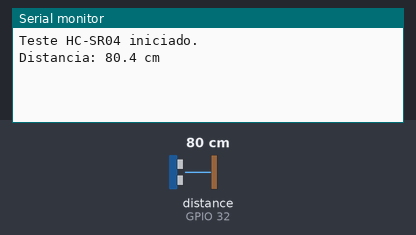
This sketch was run on a simulated ESP32. Shown: the last lines printed to the serial monitor. Wiring (inferred from the names in the program): ultrasonic range finder: trigger GPIO 26; echo GPIO 32. The test bench sets the inputs (shaded band); at power-on: distance to the obstacle (sensor on GPIO 32) 80 cm. The echo pulse lasts 58.3 µs per cm.

Above: at 2.2 s.
2.3 s: distance to the obstacle (sensor on GPIO 32) set to 2 cm
At 5.2 s:
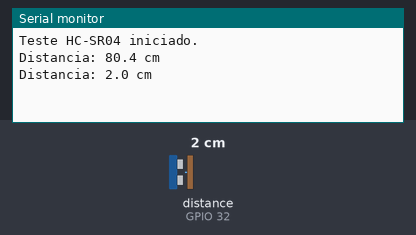
6.1 s: distance to the obstacle (sensor on GPIO 32) set to 4 cm
At 7.4 s:
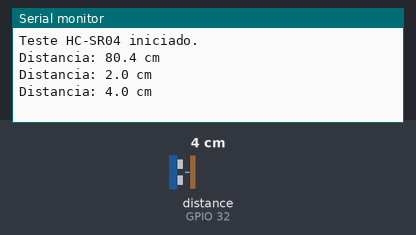
Timing chart, 0 to 9.1 s (numbered marks = the images above; inputs shaded):
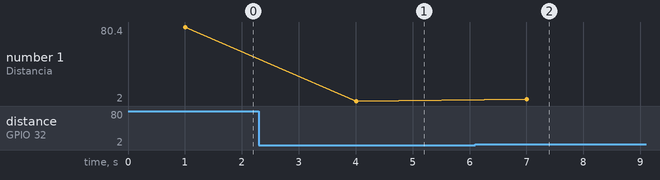

Measured:
- after the input at 2.3 s, the serial monitor: prints a new line after 1.7 s (image 1)
- after the input at 6.1 s, the serial monitor: prints a new line after 0.91 s (image 2)
- plotted number 1: 80.4 → 2 after the input at 2.3 s, 2 → 4 after the input at 6.1 s

The sketch:

teste_hcsr04_esp32.ino
```cpp
/*
  Teste basico do HC-SR04 com ESP32, sem Wi-Fi.
  Monitor Serial: 115200 baud.

  VCC: alimentacao de 5 V confirmada; GND: comum ao ESP32.
  TRIG: GPIO26 (D26).
  ECHO: resistor de 1 kohm ate GPIO32 (D32).
  Outro resistor, de 2 kohm, liga GPIO32 ao GND.
  Nao conecte o ECHO de 5 V diretamente ao ESP32.

  Mede distancia ate o alvo, sem calibracao de nivel ou leitura do KY-024.
  Salve seu programa atual antes de carregar este teste no ESP32.
*/

#include <Arduino.h>

const int PINO_TRIG = 26;
const int PINO_ECHO = 32;
const unsigned long TEMPO_LIMITE_US = 30000UL;

void setup() {
  Serial.begin(115200);

  pinMode(PINO_TRIG, OUTPUT);
  pinMode(PINO_ECHO, INPUT);
  digitalWrite(PINO_TRIG, LOW);

  delay(1000);
  Serial.println("Teste HC-SR04 iniciado.");
}

void loop() {
  // Envia o pulso que inicia a medicao.
  digitalWrite(PINO_TRIG, LOW);
  delayMicroseconds(2);
  digitalWrite(PINO_TRIG, HIGH);
  delayMicroseconds(10);
  digitalWrite(PINO_TRIG, LOW);

  // Mede o tempo do ECHO, em microssegundos.
  unsigned long duracao = pulseIn(PINO_ECHO, HIGH, TEMPO_LIMITE_US);

  if (duracao == 0) {
    Serial.println("Leitura invalida: sem eco completo em 30 ms.");
  } else {
    // Conversao aproximada indicada no datasheet: us / 58 = cm.
    float distanciaCm = duracao / 58.0f;

    if (distanciaCm < 2.0f || distanciaCm > 400.0f) {
      Serial.println("Leitura invalida: fora da faixa nominal de 2 a 400 cm.");
    } else {
      Serial.print("Distancia: ");
      Serial.print(distanciaCm, 1);
      Serial.println(" cm");
    }
  }

  delay(3000);  // Pausa de 3 segundos entre as medicoes.
}
```
